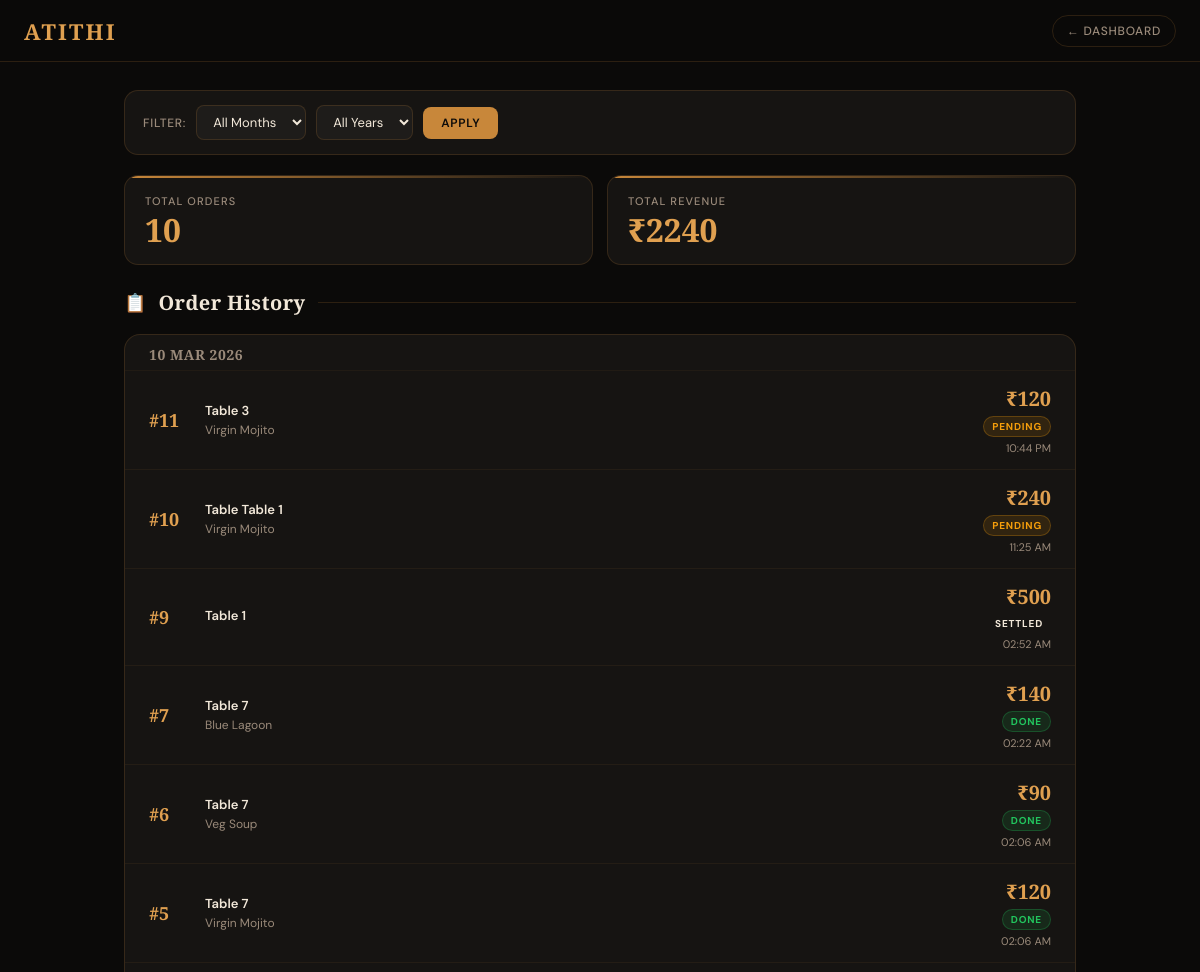
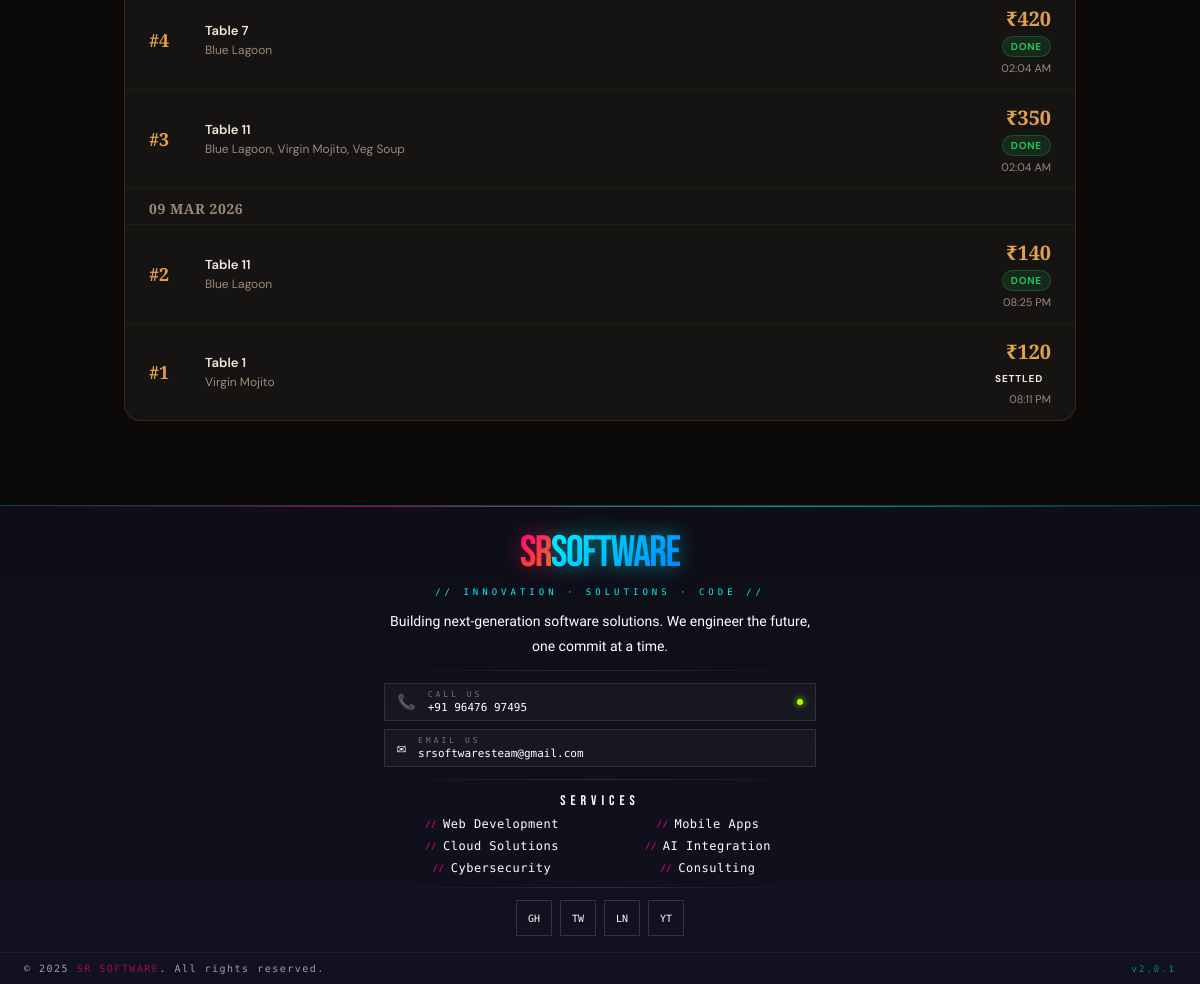
/orders (signed in), run on the app's committed database (2 pictures, top to bottom).
### models.py (models this page shows)
class Order(db.Model):
    __tablename__ = 'orders'
    id = db.Column(db.Integer, primary_key=True)
    user_id = db.Column(db.Integer, db.ForeignKey('users.id'), nullable=False)
    table_no = db.Column(db.String(20), nullable=False)
    items = db.Column(db.Text)  # backward compat with old orders
    notes = db.Column(db.String(500), default='')
    total = db.Column(db.Float, default=0)
    status = db.Column(db.String(20), default='pending')
    created_at = db.Column(db.DateTime, default=datetime.now)
    order_items = db.relationship('OrderItem', backref='order', lazy=True, cascade='all, delete-orphan')

### blueprints/menu_bp.py (the view)
@menu_bp.route('/orders')
@login_required
def order_history():
    month = request.args.get('month', type=int)
    year = request.args.get('year', type=int)
    query = Order.query.filter(Order.user_id == session['user_id'], Order.status != 'cancelled')
    if year:
        query = query.filter(db.extract('year', Order.created_at) == year)
    if month:
        query = query.filter(db.extract('month', Order.created_at) == month)
    orders = query.order_by(Order.created_at.desc()).all()
    total_revenue = sum(o.total for o in orders)
    total_orders = len(orders)
    return render_template('order_history.html',
                           orders=orders,
                           username=session['username'],
                           total_revenue=total_revenue,
                           total_orders=total_orders,
                           filter_month=month,
                           filter_year=year)

### blueprints/menu_bp.py (called while the page is built)
def login_required(f):
    @wraps(f)
    def decorated(*args, **kwargs):
        if 'user_id' not in session:
            return redirect('/')
        return f(*args, **kwargs)
    return decorated

### templates/order_history.html (shortened to what this page needs)
<!DOCTYPE html>
<html lang="en">
<head>
</head>
<body>
  <nav class="nav">
    <span class="nav-brand">{{username}}</span>
    <div class="nav-actions">
      <a class="nav-chip" href="/dashboard">← Dashboard</a>
    </div>
  </nav>
  <div class="page">
    <form class="filter-bar" method="GET" action="/orders">
      <label>Filter:</label>
      <select name="month">
        <option value="">All Months</option>
      </select>
      <select name="year">
        <option value="">All Years</option>
      </select>
      <button type="submit" class="filter-btn">Apply</button>
    </form>
    <div class="stats-row">
      <div class="stat-card" style="animation-delay:0s">
        <div class="stat-label">Total Orders</div>
        <div class="stat-value">{{total_orders}}</div>
      </div>
      <div class="stat-card" style="animation-delay:0.06s">
        <div class="stat-label">Total Revenue</div>
        <div class="stat-value">₹{{ total_revenue | int }}</div>
      </div>
    </div>
    <div class="section-head">
      <span class="section-icon">📋</span>
      <span class="section-title">Order History</span>
    </div>
    <div class="card">
      {% if orders %}
      {% set ns = namespace(cur_date='') %}
      {% for order in orders %}
      {% set order_date = order.created_at.strftime('%d %b %Y') %}
      {% if order_date != ns.cur_date %}
      {% set ns.cur_date = order_date %}
      <div class="date-group-label">{{ order_date }}</div>
      {% endif %}
      <div class="order-row" style="animation-delay:{{ loop.index0 * 0.03 }}s">
        <div class="order-id">#{{ order.id }}</div>
        <div class="order-info">
          <div class="order-table-badge">Table {{ order.table_no }}</div>
          <div class="order-items-list">
            {{ order.order_items | map(attribute='item_name') | join(', ') }}
          </div>
        </div>
        <div class="order-meta">
          <div class="order-total">₹{{ order.total | int }}</div>
          <span class="order-status {{ order.status }}">{{ order.status }}</span>
          <div class="order-time">{{ order.created_at.strftime('%I:%M %p') }}</div>
        </div>
      </div>
      {% endfor %}
      {% else %}
      <div class="empty-state">
        <div class="es-icon">📋</div>
        <p>No orders found</p>
      </div>
      {% endif %}
    </div>
  </div>
  {% include 'sr_footer.html' %}
</body>
</html>

### data on the page
Order: created_at "10 MAR 2026", id "11", table_no "3", order_items|map "Virgin Mojito", total "120", status "PENDING", created_at "10:44 PM"
Order: id "10", table_no "Table 1", order_items|map "Virgin Mojito", total "240", status "PENDING", created_at "11:25 AM"
Order: id "9", table_no "1", total "500", status "SETTLED", created_at "02:52 AM"
Order: id "7", table_no "7", order_items|map "Blue Lagoon", total "140", status "DONE", created_at "02:22 AM"
Order: id "6", table_no "7", order_items|map "Veg Soup", total "90", status "DONE", created_at "02:06 AM"
Order: id "5", table_no "7", order_items|map "Virgin Mojito", total "120", status "DONE", created_at "02:06 AM"
Order: id "4", table_no "7", order_items|map "Blue Lagoon", total "420", status "DONE", created_at "02:04 AM"
Order: id "3", table_no "11", order_items|map "Blue Lagoon, Virgin Mojito, Veg Soup", total "350", status "DONE", created_at "02:04 AM"
Order: created_at "09 MAR 2026", id "2", table_no "11", order_items|map "Blue Lagoon", total "140", status "DONE", created_at "08:25 PM"
Order: id "1", table_no "1", order_items|map "Virgin Mojito", total "120", status "SETTLED", created_at "08:11 PM"

### other printed values
{{ username }} "ATITHI"
{{ total_orders }} "10"
{{ total_revenue | int }} "2240"
